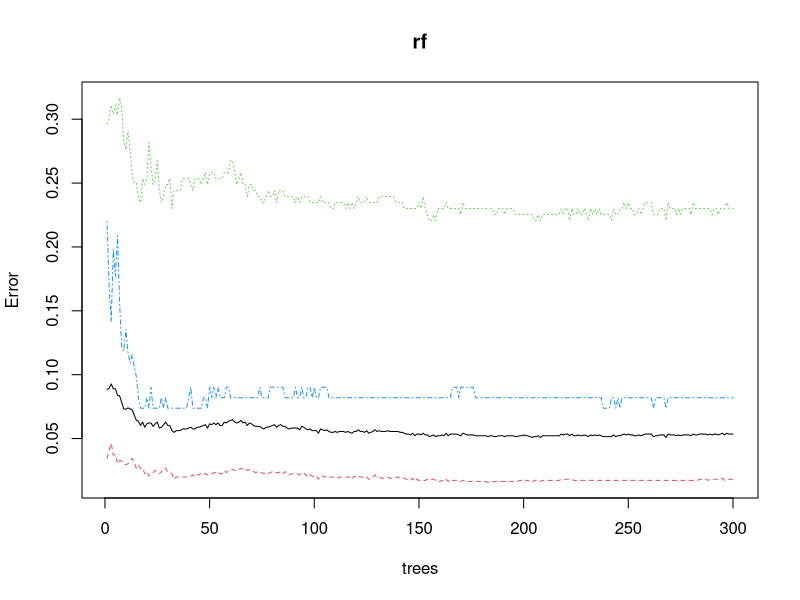
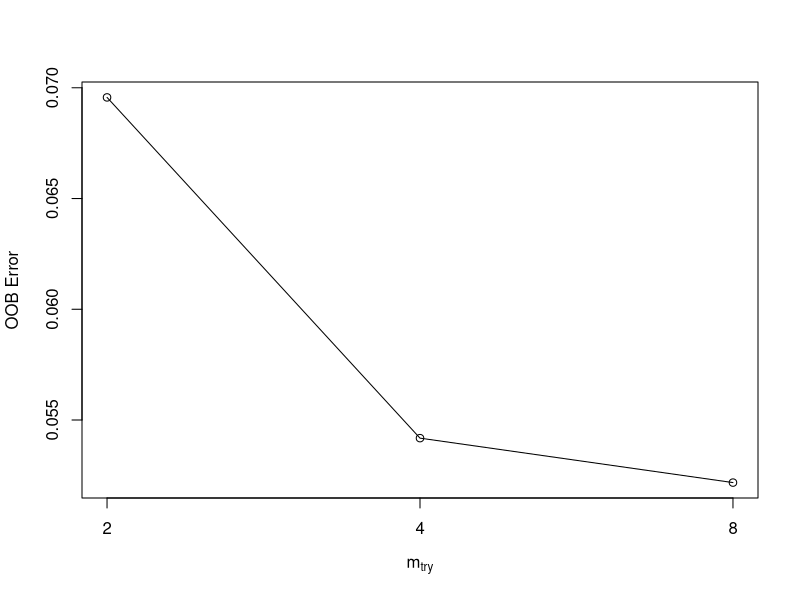
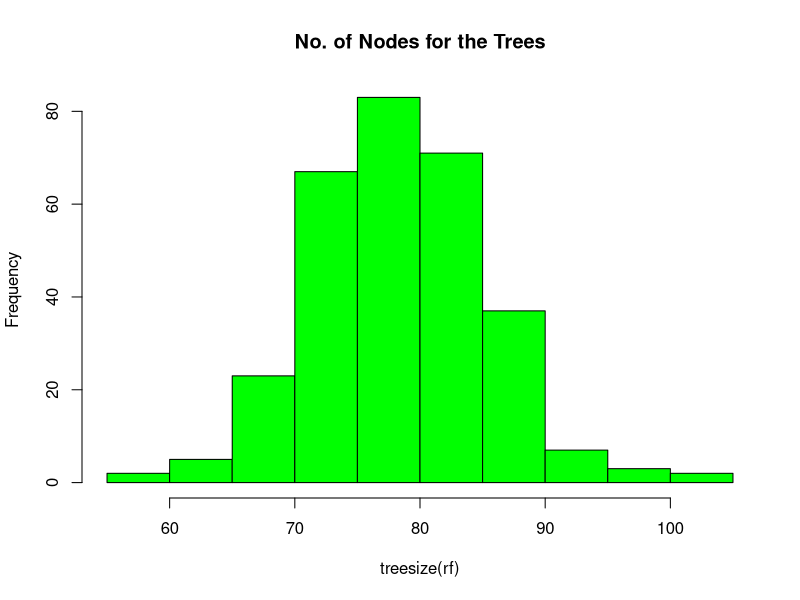
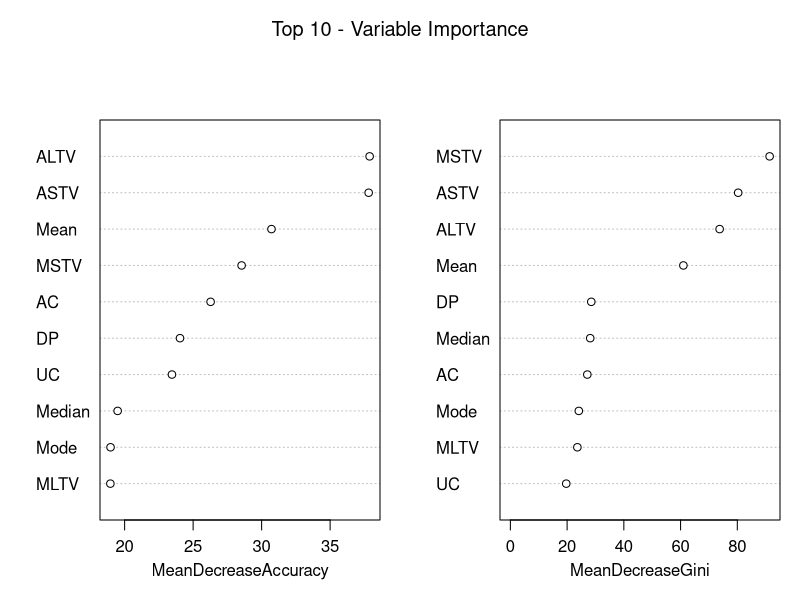
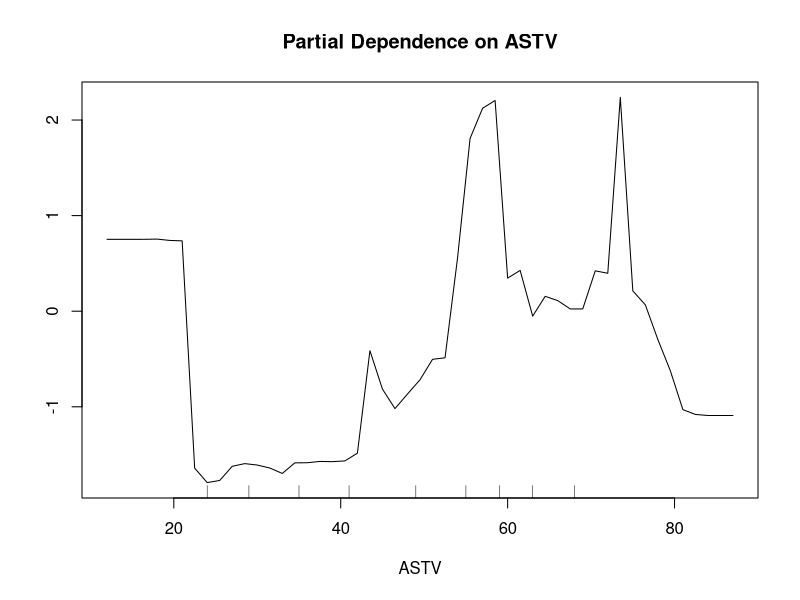
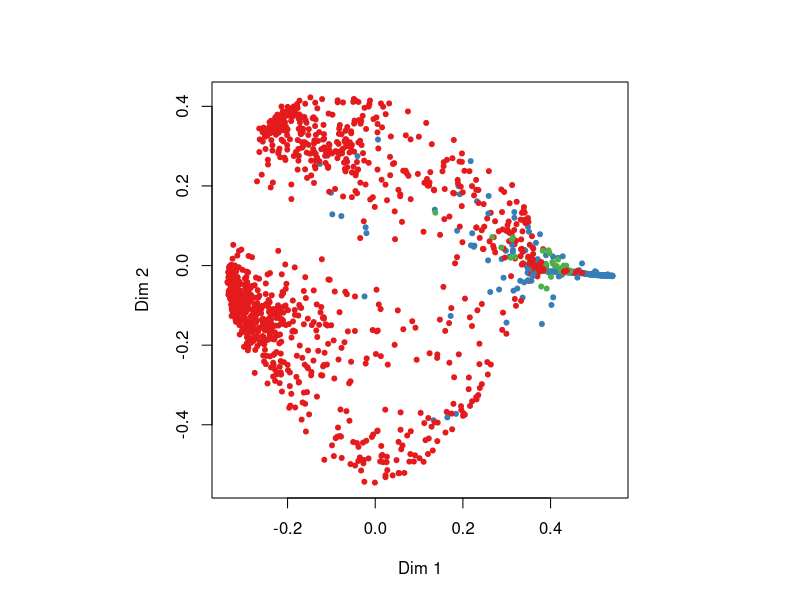

Source code (R) for these figures, in order:
# Read Data
data <- read.csv("CTG.csv", header = TRUE)
str(data)
data$NSP <- as.factor(data$NSP)
table(data$NSP)

# Data Partition
set.seed(123)
ind <- sample(2, nrow(data), replace = TRUE, prob = c(0.7, 0.3))
train <- data[ind==1,]
test <- data[ind==2,]

# Random Forest
library(randomForest)
set.seed(222)
rf <- randomForest(NSP~., data=train,
                   ntree = 300,
                   mtry = 8,
                   importance = TRUE,
                   proximity = TRUE)
print(rf)
attributes(rf)

# Prediction & Confusion Matrix - train data
library(caret)
p1 <- predict(rf, train)
confusionMatrix(p1, train$NSP)

# # Prediction & Confusion Matrix - test data
p2 <- predict(rf, test)
confusionMatrix(p2, test$NSP)

# Error rate of Random Forest
plot(rf)

# Tune mtry
t <- tuneRF(train[,-22], train[,22],
       stepFactor = 0.5,
       plot = TRUE,
       ntreeTry = 300,
       trace = TRUE,
       improve = 0.05)

# No. of nodes for the trees
hist(treesize(rf),
     main = "No. of Nodes for the Trees",
     col = "green")

# Variable Importance
varImpPlot(rf,
           sort = T,
           n.var = 10,
           main = "Top 10 - Variable Importance")
importance(rf)
varUsed(rf)

# Partial Dependence Plot
partialPlot(rf, train, ASTV, "2")

# Extract Single Tree
getTree(rf, 1, labelVar = TRUE)

# Multi-dimensional Scaling Plot of Proximity Matrix
MDSplot(rf, train$NSP)
